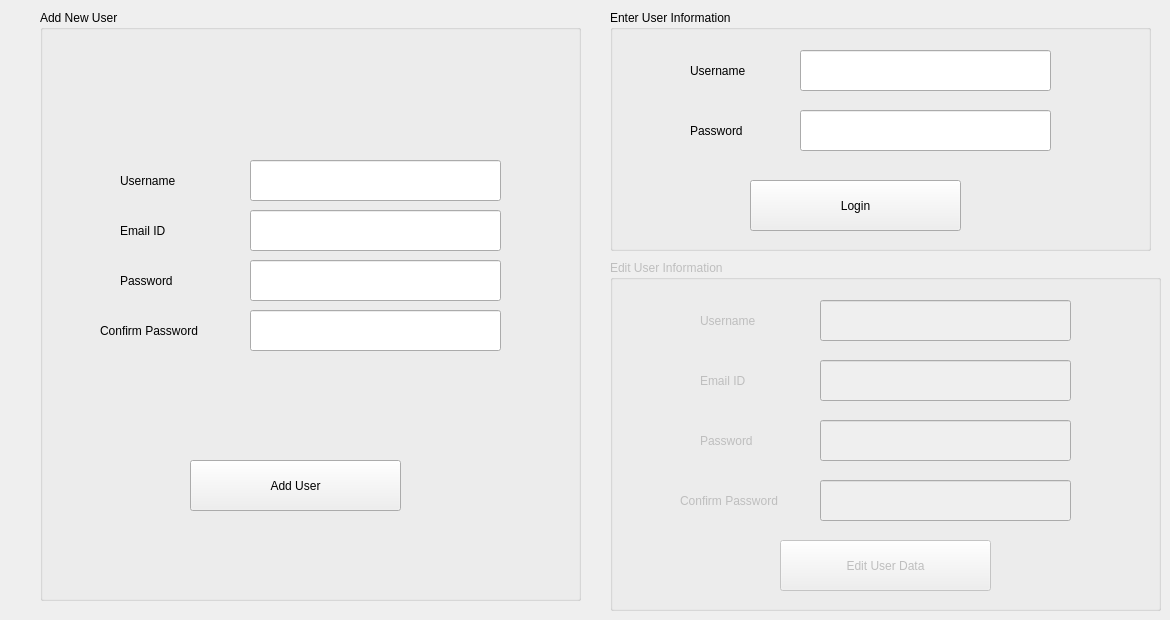
    <widget class="QWidget" name="tab_3">
     <attribute name="title">
      <string>Page</string>
     </attribute>
     <widget class="QGroupBox" name="groupBox">
      <property name="geometry">
       <rect>
        <x>40</x>
        <y>10</y>
        <width>541</width>
        <height>591</height>
       </rect>
      </property>
      <property name="title">
       <string>Add New User</string>
      </property>
      <widget class="QLabel" name="label_16">
       <property name="geometry">
        <rect>
         <x>80</x>
         <y>160</y>
         <width>71</width>
         <height>21</height>
        </rect>
       </property>
       <property name="text">
        <string>Username</string>
       </property>
      </widget>
      <widget class="QLabel" name="label_17">
       <property name="geometry">
        <rect>
         <x>80</x>
         <y>210</y>
         <width>71</width>
         <height>21</height>
        </rect>
       </property>
       <property name="text">
        <string>Email ID</string>
       </property>
      </widget>
      <widget class="QLabel" name="label_18">
       <property name="geometry">
        <rect>
         <x>80</x>
         <y>260</y>
         <width>71</width>
         <height>21</height>
        </rect>
       </property>
       <property name="text">
        <string>Password</string>
       </property>
      </widget>
      <widget class="QLabel" name="label_19">
       <property name="geometry">
        <rect>
         <x>60</x>
         <y>310</y>
         <width>111</width>
         <height>21</height>
        </rect>
       </property>
       <property name="text">
        <string>Confirm Password</string>
       </property>
      </widget>
      <widget class="QLineEdit" name="lineEdit_9">
       <property name="geometry">
        <rect>
         <x>210</x>
         <y>150</y>
         <width>251</width>
         <height>41</height>
        </rect>
       </property>
      </widget>
      <widget class="QLineEdit" name="lineEdit_10">
       <property name="geometry">
        <rect>
         <x>210</x>
         <y>200</y>
         <width>251</width>
         <height>41</height>
        </rect>
       </property>
      </widget>
      <widget class="QLineEdit" name="lineEdit_11">
       <property name="geometry">
        <rect>
         <x>210</x>
         <y>250</y>
         <width>251</width>
         <height>41</height>
        </rect>
       </property>
       <property name="echoMode">
        <enum>QLineEdit::Password</enum>
       </property>
      </widget>
      <widget class="QLineEdit" name="lineEdit_12">
       <property name="geometry">
        <rect>
         <x>210</x>
         <y>300</y>
         <width>251</width>
         <height>41</height>
        </rect>
       </property>
       <property name="echoMode">
        <enum>QLineEdit::Password</enum>
       </property>
      </widget>
      <widget class="QPushButton" name="pushButton_11">
       <property name="geometry">
        <rect>
         <x>150</x>
         <y>450</y>
         <width>211</width>
         <height>51</height>
        </rect>
       </property>
       <property name="text">
        <string>Add User</string>
       </property>
      </widget>
      <widget class="QLabel" name="label_30">
       <property name="geometry">
        <rect>
         <x>50</x>
         <y>390</y>
         <width>431</width>
         <height>31</height>
        </rect>
       </property>
       <property name="font">
        <font>
         <family>Segoe UI</family>
         <pointsize>13</pointsize>
         <kerning>true</kerning>
        </font>
       </property>
       <property name="text">
        <string/>
       </property>
      </widget>
     </widget>
     <widget class="QGroupBox" name="groupBox_2">
      <property name="geometry">
       <rect>
        <x>610</x>
        <y>10</y>
        <width>541</width>
        <height>241</height>
       </rect>
      </property>
      <property name="title">
       <string>Enter User Information</string>
      </property>
      <widget class="QLineEdit" name="lineEdit_13">
       <property name="geometry">
        <rect>
         <x>190</x>
         <y>40</y>
         <width>251</width>
         <height>41</height>
        </rect>
       </property>
      </widget>
      <widget class="QLabel" name="label_20">
       <property name="geometry">
        <rect>
         <x>80</x>
         <y>50</y>
         <width>71</width>
         <height>21</height>
        </rect>
       </property>
       <property name="text">
        <string>Username</string>
       </property>
      </widget>
      <widget class="QLineEdit" name="lineEdit_14">
       <property name="geometry">
        <rect>
         <x>190</x>
         <y>100</y>
         <width>251</width>
         <height>41</height>
        </rect>
       </property>
       <property name="echoMode">
        <enum>QLineEdit::Password</enum>
       </property>
      </widget>
      <widget class="QLabel" name="label_21">
       <property name="geometry">
        <rect>
         <x>80</x>
         <y>110</y>
         <width>71</width>
         <height>21</height>
        </rect>
       </property>
       <property name="text">
        <string>Password</string>
       </property>
      </widget>
      <widget class="QPushButton" name="pushButton_12">
       <property name="geometry">
        <rect>
         <x>140</x>
         <y>170</y>
         <width>211</width>
         <height>51</height>
        </rect>
       </property>
       <property name="text">
        <string>Login</string>
       </property>
      </widget>
     </widget>
     <widget class="QGroupBox" name="groupBox_4">
      <property name="enabled">
       <bool>false</bool>
      </property>
      <property name="geometry">
       <rect>
        <x>610</x>
        <y>260</y>
        <width>551</width>
        <height>351</height>
       </rect>
      </property>
      <property name="title">
       <string>Edit User Information</string>
      </property>
      <widget class="QLabel" name="label_25">
       <property name="geometry">
        <rect>
         <x>90</x>
         <y>170</y>
         <width>71</width>
         <height>21</height>
        </rect>
       </property>
       <property name="text">
        <string>Password</string>
       </property>
      </widget>
      <widget class="QLineEdit" name="lineEdit_15">
       <property name="geometry">
        <rect>
         <x>210</x>
         <y>40</y>
         <width>251</width>
         <height>41</height>
        </rect>
       </property>
      </widget>
      <widget class="QLabel" name="label_23">
       <property name="geometry">
        <rect>
         <x>70</x>
         <y>230</y>
         <width>111</width>
         <height>21</height>
        </rect>
       </property>
       <property name="text">
        <string>Confirm Password</string>
       </property>
      </widget>
      <widget class="QLabel" name="label_22">
       <property name="geometry">
        <rect>
         <x>90</x>
         <y>110</y>
         <width>71</width>
         <height>21</height>
        </rect>
       </property>
       <property name="text">
        <string>Email ID</string>
       </property>
      </widget>
      <widget class="QLineEdit" name="lineEdit_16">
       <property name="geometry">
        <rect>
         <x>210</x>
         <y>100</y>
         <width>251</width>
         <height>41</height>
        </rect>
       </property>
      </widget>
      <widget class="QLineEdit" name="lineEdit_18">
       <property name="geometry">
        <rect>
         <x>210</x>
         <y>220</y>
         <width>251</width>
         <height>41</height>
        </rect>
       </property>
       <property name="echoMode">
        <enum>QLineEdit::Password</enum>
       </property>
      </widget>
      <widget class="QLabel" name="label_24">
       <property name="geometry">
        <rect>
         <x>90</x>
         <y>50</y>
         <width>71</width>
         <height>21</height>
        </rect>
       </property>
       <property name="text">
        <string>Username</string>
       </property>
      </widget>
      <widget class="QLineEdit" name="lineEdit_17">
       <property name="geometry">
        <rect>
         <x>210</x>
         <y>160</y>
         <width>251</width>
         <height>41</height>
        </rect>
       </property>
       <property name="echoMode">
        <enum>QLineEdit::Password</enum>
       </property>
      </widget>
      <widget class="QPushButton" name="pushButton_13">
       <property name="geometry">
        <rect>
         <x>170</x>
         <y>280</y>
         <width>211</width>
         <height>51</height>
        </rect>
       </property>
       <property name="text">
        <string>Edit User Data</string>
       </property>
      </widget>
     </widget>
    </widget>
